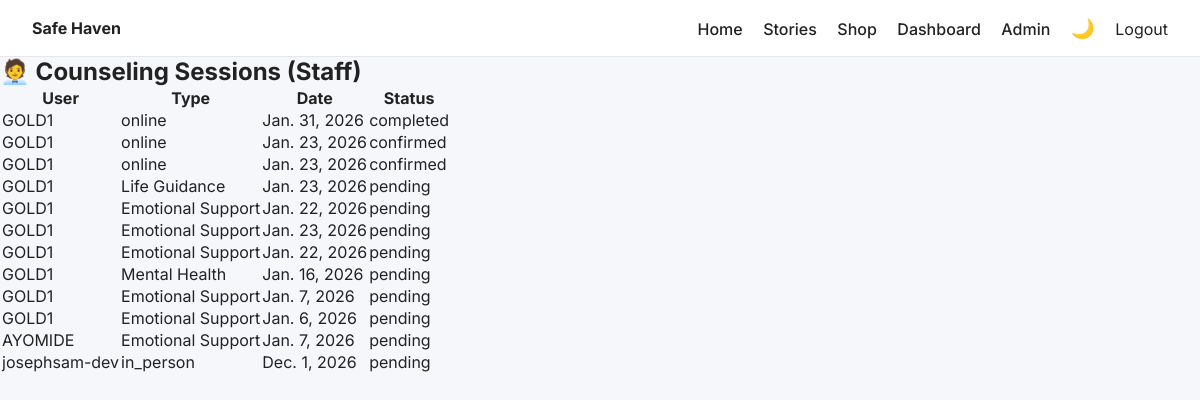
The app's page /counseling/staff/sessions/ (signed in), older data.
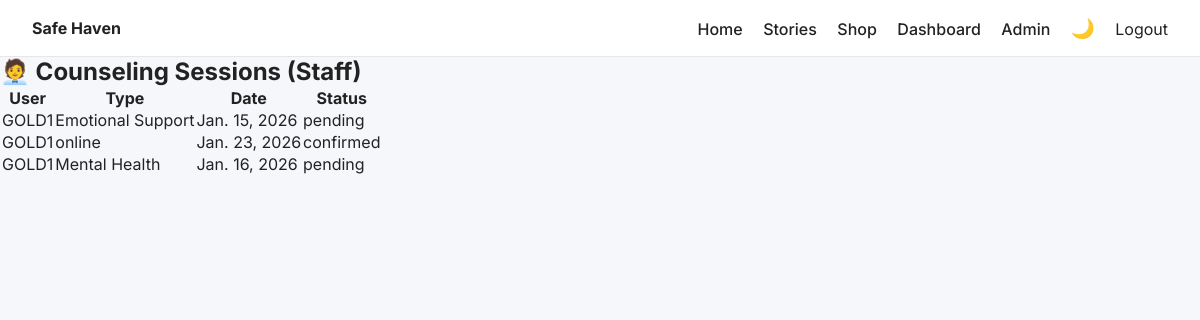
The same page, newer data.
### counseling/models.py (models this page shows, shortened)
class CounselingSession(models.Model):
    STATUS_CHOICES = [
        ("pending", "Pending"),
        ("confirmed", "Confirmed"),
        ("completed", "Completed"),
    ]
    SESSION_TYPE_CHOICES = [
        ("online", "Online"),
        ("in_person", "In Person"),
    ]
    user = models.ForeignKey(User, on_delete=models.CASCADE)
    session_type = models.CharField(max_length=20, choices=SESSION_TYPE_CHOICES)
    message = models.TextField()
    scheduled_date = models.DateField()
    status = models.CharField(
        max_length=20,
        choices=STATUS_CHOICES,
        default="pending"
    )
    created_at = models.DateTimeField(auto_now_add=True)

### counseling/views.py (the view)
# urls.py: path("staff/sessions/", views.staff_sessions, name="staff_sessions"),
@login_required
def staff_sessions(request):
    if not request.user.is_staff:
        return redirect("dashboard")
    sessions = CounselingSession.objects.all().order_by("-created_at")
    return render(request, "counseling/staff_sessions.html", {
        "sessions": sessions
    })

### counseling/templates/counseling/staff_sessions.html
{% extends "main/base.html" %}
{% block content %}
<div class="container">
  <h2>🧑‍💼 Counseling Sessions (Staff)</h2>
  <table class="table">
    <tr>
      <th>User</th>
      <th>Type</th>
      <th>Date</th>
      <th>Status</th>
    </tr>
    {% for session in sessions %}
      <tr>
        <td>{{ session.user.username }}</td>
        <td>{{ session.session_type }}</td>
        <td>{{ session.scheduled_date }}</td>
        <td>{{ session.status }}</td>
      </tr>
    {% empty %}
      <tr>
        <td colspan="4">No sessions found.</td>
      </tr>
    {% endfor %}
  </table>
</div>
{% endblock %}

Row changes from the older to the newer data that the page shows:
removed CounselingSession: user.username "GOLD1", session_type "online", scheduled_date "Jan. 31, 2026", status "completed"
removed CounselingSession: user.username "GOLD1", session_type "online", scheduled_date "Jan. 23, 2026", status "confirmed"
removed CounselingSession: user.username "GOLD1", session_type "Life Guidance", scheduled_date "Jan. 23, 2026", status "pending"
removed CounselingSession: user.username "GOLD1", session_type "Emotional Support", scheduled_date "Jan. 22, 2026", status "pending"
removed CounselingSession: user.username "GOLD1", session_type "Emotional Support", scheduled_date "Jan. 23, 2026", status "pending"
removed CounselingSession: user.username "GOLD1", session_type "Emotional Support", scheduled_date "Jan. 22, 2026", status "pending"
removed CounselingSession: user.username "GOLD1", session_type "Emotional Support", scheduled_date "Jan. 7, 2026", status "pending"
removed CounselingSession: user.username "GOLD1", session_type "Emotional Support", scheduled_date "Jan. 6, 2026", status "pending"
removed CounselingSession: user.username "AYOMIDE", session_type "Emotional Support", scheduled_date "Jan. 7, 2026", status "pending"
removed CounselingSession: user.username "josephsam-dev", session_type "in_person", scheduled_date "Dec. 1, 2026", status "pending"
added CounselingSession: user.username "GOLD1", session_type "Emotional Support", scheduled_date "Jan. 15, 2026", status "pending"
